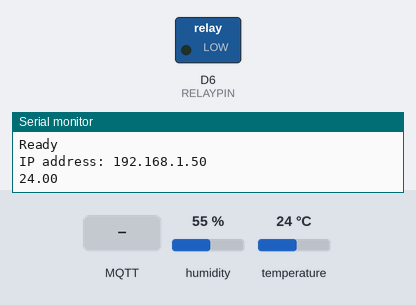
This sketch was run on a simulated ESP8266 (NodeMCU). Parts: switched loads named in the sketch (green lamp = pin HIGH), the last lines printed to the serial monitor. Inputs (shaded band) come from the test bench; at power-on: humidity 55 %, temperature 24 °C. WiFi joins after 1.5 s; servers stay silent unless stated; no MQTT or app messages arrive unless stated.

Above: at 7.7 s.
7.8 s: MQTT message "1" arrives on the first subscribed topic
At 8.1 s:
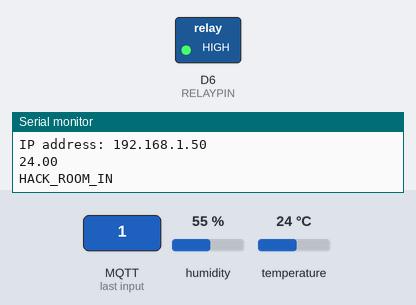
9.3 s: MQTT message "0" arrives on the first subscribed topic
At 10.4 s:
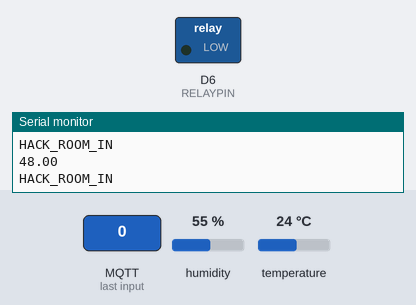
Timing chart, 0 to 12.3 s (numbered marks = the images above; inputs shaded):
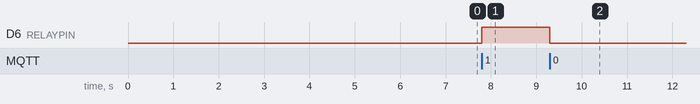

The sketch:

OTAD1.ino
```cpp
/*
  Functionality:
  -OTA Update, Enable Flag from Web Interface.
  -Sending DHT22 Output to SQL DB.
  -MQTT turn on of relay
*/
#include <ESP8266WiFi.h>
#include <ESP8266mDNS.h>
#include <WiFiUdp.h>
#include <ArduinoOTA.h>
#include <DHT.h>
#include <PubSubClient.h>

#define DHTTYPE DHT22
#define DHTPIN D3
#define RELAYPIN D6

const char* ssid = "VMDF72D64";
const char* password = "meUhumpaYa7z";
const char* mqtt_host = "192.168.0.178";

String data, update_request;
char c; //Data from GET
int t_count = 0;
float t = 0, h = 0;
char data_arr[50];
bool u_flag = 0;
unsigned long timepassed = 0;
long last_time = 0, last_time2 = 0, update_time = 0;
int db_time = 600 - 1; //desired time -1 to make up for the > sign.
int sensor_time = 3 - 1; //interval time for sensor update
int update_interval = 60 - 1; //how often to check for OTA update.
IPAddress server(192, 168, 0, 178); //RPI

//Initialize Client
WiFiClient client;
//Initilize MQTT
PubSubClient mqtt(client);
//Initialize DHT Sensor
DHT dht(DHTPIN, DHTTYPE);

void callback(char* topic, byte* payload, unsigned int length) {
  Serial.println(topic);
  for (int i = 0; i < length; i++) {
    char receivedChar = (char) payload[i];
    if (receivedChar == '0')
      digitalWrite(RELAYPIN, LOW);
      mqtt.publish("HACK_ROOM_RELAY","On");

    if (receivedChar == '1')
      digitalWrite(RELAYPIN, HIGH);
      mqtt.publish("HACK_ROOM_RELAY","Off");
  }
}

//MQTT Connection and subcribe
void reconnect() {
  while (!mqtt.connected()) {
    if (mqtt.connect("HACK_ROOM")) {
      mqtt.subscribe("HACK_ROOM_IN");
    } else {
      Serial.println(mqtt.state());
      if(mqtt.state()==MQTT_CONNECT_FAILED)
        ESP.restart();
      delay(5000);
    }
  }
}

void OTA() {
  // Port defaults to 8266
  // ArduinoOTA.setPort(8266);

  // Hostname defaults to esp8266-[ChipID]
  // ArduinoOTA.setHostname("myesp8266");

  // No authentication by default
  ArduinoOTA.setPassword((const char *)"@dmin123");

  ArduinoOTA.onStart([]() {
    Serial.println("Start");
  });
  ArduinoOTA.onEnd([]() {
    Serial.println("\nEnd");
    ESP.restart();
  });
  ArduinoOTA.onProgress([](unsigned int progress, unsigned int total) {
    Serial.printf("Progress: %u%%\r", (progress / (total / 100)));
  });
  ArduinoOTA.onError([](ota_error_t error) {
    Serial.printf("Error[%u]: ", error);
    if (error == OTA_AUTH_ERROR) Serial.println("Auth Failed");
    else if (error == OTA_BEGIN_ERROR) Serial.println("Begin Failed");
    else if (error == OTA_CONNECT_ERROR) Serial.println("Connect Failed");
    else if (error == OTA_RECEIVE_ERROR) Serial.println("Receive Failed");
    else if (error == OTA_END_ERROR) Serial.println("End Failed");
  });
  ArduinoOTA.begin();
}

void setup() {
  pinMode(RELAYPIN, OUTPUT);
  dht.begin();
  Serial.begin(115200);
  Serial.println("Booting");
  Serial.println(ESP.getChipId());
  WiFi.mode(WIFI_STA);
  WiFi.begin(ssid, password);
  Serial.println(WiFi.status());
  while (WiFi.waitForConnectResult() != WL_CONNECTED) {
    Serial.println("Connection Failed! Rebooting...");
    delay(5000);
    ESP.restart();
  }
  OTA();
  Serial.println("Ready");
  Serial.print("IP address: ");
  Serial.println(WiFi.localIP());
  mqtt.setServer(mqtt_host, 1883);
  mqtt.setCallback(callback);
  delay(5000); //INIT DELAY
}

void loop() {
  timepassed = (millis() / 1000);
  //MQTT
  if (!mqtt.connected()) {
    reconnect();
  }

  mqtt.loop();
  //EOF MQTT
  // if (timepassed - update_time > update_interval)
  // {
    // update_time = timepassed;
    // if (client.connect(server, 80)) { // REPLACE WITH YOUR SERVER ADDRESS
      // client.println("GET /esp/node.php?id=" + String(ESP.getChipId()) + "&update HTTP/1.1");
      // client.println("Host: 192.168.0.178:80"); // SERVER ADDRESS HERE TOO
      // client.println();
    // }

    // while (client.connected()) {
      // if (client.available()) {
        // c = client.read();
        // update_request += c;
      // }
    // }

    //Check for OTA Mode Flag
    // if (update_request.endsWith("UPDATE"))
    // {
      // Serial.println("Going into OTA Mode");
      // u_flag = 1; //Set OTA Flag.
    // }
    // else
      // u_flag = 0; //Set Normal Mode.

    // if (client.connected()) {
      // client.stop();  // DISCONNECT FROM THE SERVER
    // }

  // }

  if (u_flag == 1) //OTA Mode Flag
    ArduinoOTA.handle();

  else
  {
    //Update Sensor values
    if (timepassed - last_time2 > sensor_time)
    {
      last_time2 = timepassed;
      t += dht.readTemperature();
      h += dht.readHumidity();
      Serial.println(t);
      t_count++;
    }

    //Send Data to DB.
    if (timepassed - last_time > db_time)
    {
      data = "temp=" + String(t / t_count) + "&hum=" + String(h / t_count);
      Serial.println(t_count);
      Serial.printf("Total: %d\n", t);

      //Send Temperature to MQTT
      String mqtt_temp=String(t / t_count);
      mqtt_temp.toCharArray(data_arr, mqtt_temp.length()+1);
      mqtt.publish("HACK_ROOM_OUT",data_arr);

      t_count = 0, t = 0, h = 0; //Reset counter.
      //Update Last_Time
      last_time = timepassed;
      //Send Data to DB.
      if (client.connect(server, 80)) { // REPLACE WITH YOUR SERVER ADDRESS
        client.println("POST /esp/addtemp.php?id=" + String(ESP.getChipId()) + " HTTP/1.1");
        client.println("Host: 192.168.0.178:80"); // SERVER ADDRESS HERE TOO
        client.println("Content-Type: application/x-www-form-urlencoded");
        client.print("Content-Length: ");
        client.println(data.length());
        client.println();
        client.print(data);
        Serial.println("Data Upload:Success");
      }

      if (client.connected()) {
        client.stop();  // DISCONNECT FROM THE SERVER
      }

    }

  } //Close else statement
} //Close Loop
```

Measured:
- after the input at 7.8 s, D6 (RELAYPIN): LOW → HIGH at once
- after the input at 9.3 s, D6 (RELAYPIN): HIGH → LOW at once
